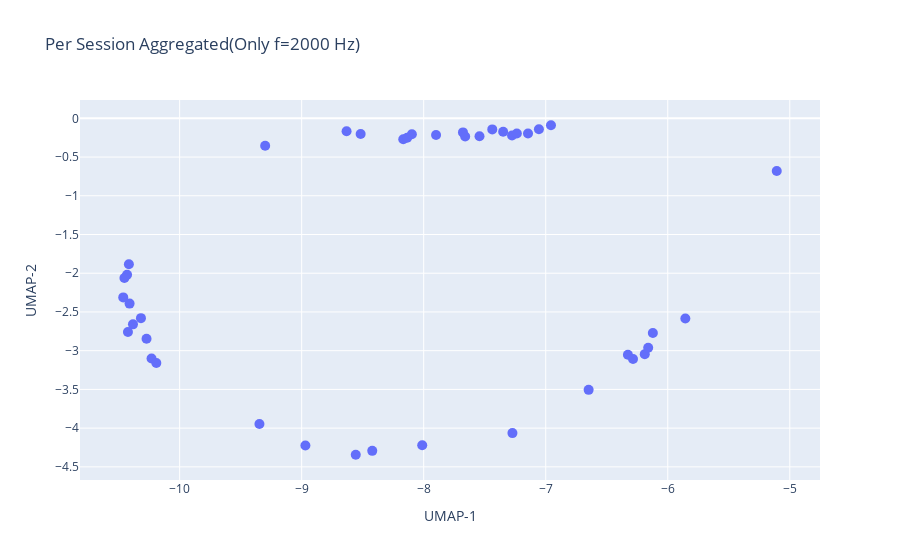

Notebook code for this chart:
### Code cell
from lib.open_set.aggregate import aggregate_by_session_per_freq
freq = 1

emb_train_ses, y_train_ses, train_grp = aggregate_by_session_per_freq(train[0], train[1], train[2], train_freq, freq)        
emb_val_ses, y_val_ses, val_grp = aggregate_by_session_per_freq(val[0], val[1], val[2], val_freq, freq)
emb_test_ses, y_test_ses, test_grp = aggregate_by_session_per_freq(test[0], test[1], test[2], test_freq, freq)
emb_imp_ses, y_imp_ses, imp_grp = aggregate_by_session_per_freq(imp[0], imp[1], imp[2], imp_freq, freq)

group = []
for i, j in zip(y_train_ses, train_grp):
    if int(i) < 10:
        group.append(f"user_0{i}_session_{j}")
    else:
        group.append(f"user_{i}_session_{j}")
train_grp = np.array(group)

group = []
for i, j in zip(y_val_ses, val_grp):
    if int(i) < 10:
        group.append(f"user_0{i}_session_{j}")
    else:
        group.append(f"user_{i}_session_{j}")
val_grp = np.array(group)

group = []
for i, j in zip(y_test_ses, test_grp):
    if int(i) < 10:
        group.append(f"user_0{i}_session_{j}")
    else:
        group.append(f"user_{i}_session_{j}")
test_grp = np.array(group)

group = []
for i, j in zip(y_imp_ses, imp_grp):
    if int(i) < 10:
        group.append(f"user_0{i}_session_{j}")
    else:
        group.append(f"user_{i}_session_{j}")
imp_grp = np.array(group)

all_emb = torch.cat([emb_train_ses, emb_val_ses, emb_test_ses, emb_imp_ses], dim = 0)
all_users = np.concatenate([y_train_ses, y_val_ses, y_test_ses, y_imp_ses],axis = 0)
all_sessions = np.concatenate([train_grp, val_grp, test_grp, imp_grp], axis = 0)

import umap

umap_model = umap.UMAP(
    n_neighbors = 15,
    min_dist = 0.1,
    n_components = 2,
    metric = "cosine",   
    random_state = 19
)

umap_model.fit_transform(emb_train_ses)
emb_u = umap_model.transform(all_emb)

import matplotlib.pyplot as plt
import plotly.graph_objects as go

fig = go.Figure(
    data = go.Scatter(
        x = emb_u[:, 0], 
        y = emb_u[:, 1],
        mode = "markers",
        marker = dict(size = 10),
        text = all_sessions,         
        hoverinfo = "text"
    )
)

fig.update_layout(
    title = "Per Session Aggregated(Only f=2000 Hz)",
    xaxis_title = "UMAP-1",
    yaxis_title = "UMAP-2",
)

fig.show()

### Figure 1 — Plotly figure (JSON) as saved in the notebook; plotly's stock layout.template omitted (floating-point values rounded to 4 significant figures)
{"data": [{"hoverinfo": "text", "marker": {"size": 10}, "mode": "markers", "text": ["user_18_session_3", "user_18_session_2", "user_08_session_6", "user_08_session_2", "user_11_session_2", "user_11_session_3", "user_12_session_2", "user_12_session_3", "user_14_session_1", "user_03_session_1", "user_07_session_1", "user_07_session_3", "user_14_session_2", "user_03_session_2", "user_08_session_1", "user_18_session_4", "user_11_session_4", "user_12_session_1", "user_03_session_3", "user_14_session_3", "user_07_session_2", "user_08_session_4", "user_18_session_1", "user_11_session_1", "user_12_session_4", "user_14_session_4", "user_03_session_4", "user_07_session_4", "user_08_session_5", "user_08_session_3", "user_02_session_1", "user_15_session_1", "user_02_session_2", "user_15_session_2", "user_05_session_2", "user_05_session_1", "user_13_session_2", "user_04_session_2", "user_13_session_1", "user_04_session_1", "user_10_session_1", "user_10_session_2"], "type": "scatter", "x": [-5.856, -5.107, -9.299, -8.167, -6.648, -7.273, -6.957, -7.145, -10.41, -9.346, -10.27, -10.43, -10.23, -8.422, -8.517, -7.276, -10.38, -7.349, -6.285, -10.19, -10.45, -6.122, -7.438, -8.136, -7.056, -10.46, -8.012, -10.32, -8.632, -6.188, -8.97, -7.899, -10.42, -7.543, -10.42, -8.097, -7.678, -8.557, -7.66, -6.327, -6.16, -7.237], "y": [-2.584, -0.6794, -0.354, -0.2698, -3.506, -4.064, -0.08937, -0.1957, -2.392, -3.947, -2.847, -2.02, -3.102, -4.293, -0.2032, -0.2217, -2.66, -0.1729, -3.107, -3.158, -2.061, -2.772, -0.1431, -0.2514, -0.1402, -2.312, -4.222, -2.58, -0.1677, -3.045, -4.224, -0.2148, -1.885, -0.2311, -2.759, -0.2064, -0.1817, -4.344, -0.2349, -3.052, -2.963, -0.1965]}], "layout": {"title": {"text": "Per Session Aggregated(Only f=2000 Hz)"}, "xaxis": {"title": {"text": "UMAP-1"}}, "yaxis": {"title": {"text": "UMAP-2"}}}}
